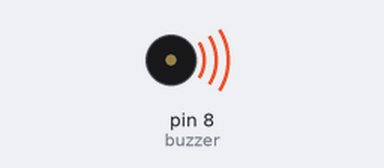
Bench run of a sketch on a simulated Arduino Uno, built with avr-gcc and run on an emulated ATmega328P. Shown: buzzer (waves = sounding).

Above: at 1.0 s.
Timing chart, 0 to 5.5 s (numbered marks = the images above):
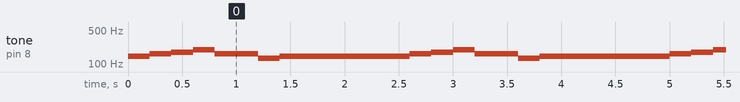

Measured:
- by itself, tone on pin 8 (buzzer): repeats every 2.4 s: 164 Hz 0.20 s, 174 Hz 0.20 s, 196 Hz 0.20 s, 164 Hz 0.40 s, 130 Hz 0.20 s, 146 Hz 1.2 s

The sketch:

buzzer_code.ino
```cpp
//init jazz
//the_lick.wav
const int buzzer = 8; //buzzer to arduino pin 9

void setup() {
  // put your setup code here, to run once:
  pinMode(buzzer, OUTPUT);

}

void loop() {
  // put your main code here, to run repeatedly:
  tone(buzzer, 146.83);
  delay(200);
  tone(buzzer, 164.81);
  delay(200);
  tone(buzzer, 174.61);
  delay(200);
  tone(buzzer, 196);
  delay(200);
  tone(buzzer, 164.81);
  delay(400);
  tone(buzzer, 130.81);
  delay(200);
  tone(buzzer, 146.83);
  delay(1000);
}
```
